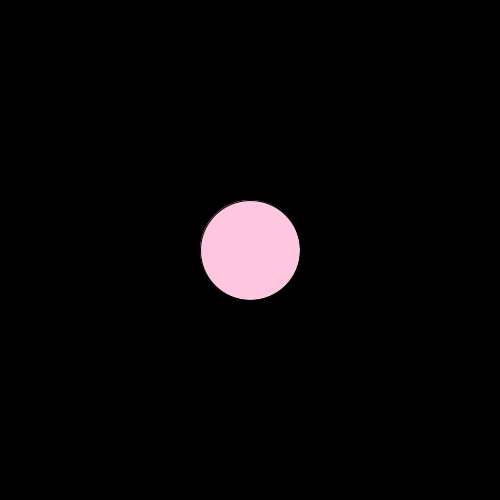
Frame 1 (no input)
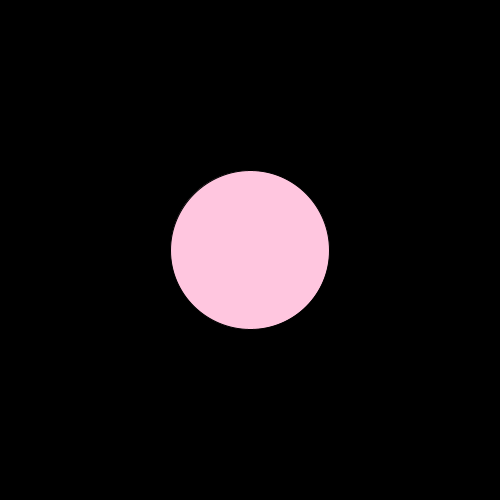
Frame 60 (the mouse pressed at the canvas centre just before this capture)
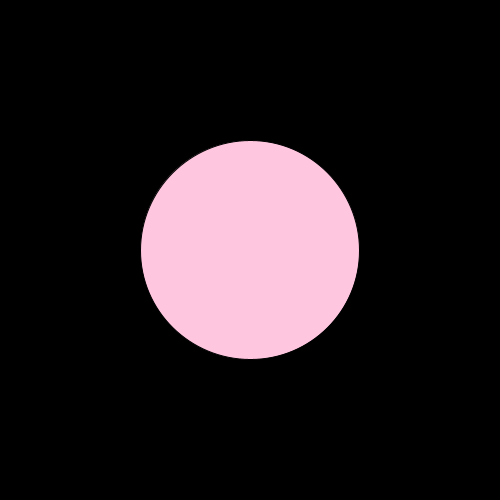
Frame 120 (the mouse held since frame 60 and released just before this capture)

The Processing sketch that drew these frames (run headless with seeded random() and noise(); from frame 60 on, the mouse is pressed at the canvas centre):

// Processing sketch: sketch_220627d
// ── sketch_220627d.pde

int diameter = 100;
boolean growing = true;

void setup() {
  size(500, 500);
}

void draw() {
  background(0);
  fill(#FFC6DF);
  circle(width/2, height/2, diameter);
  //diameter = diameter +1;
  // OR
  if (growing) {
    diameter++; //shorthand for incrementation
    if (diameter >= 500) {
      growing = false;
    }
  } else {
    diameter--;
    if (diameter <= 0);
    {
      growing = true;

      // avoid negative diameter
    }
  }
  println(diameter);
}
